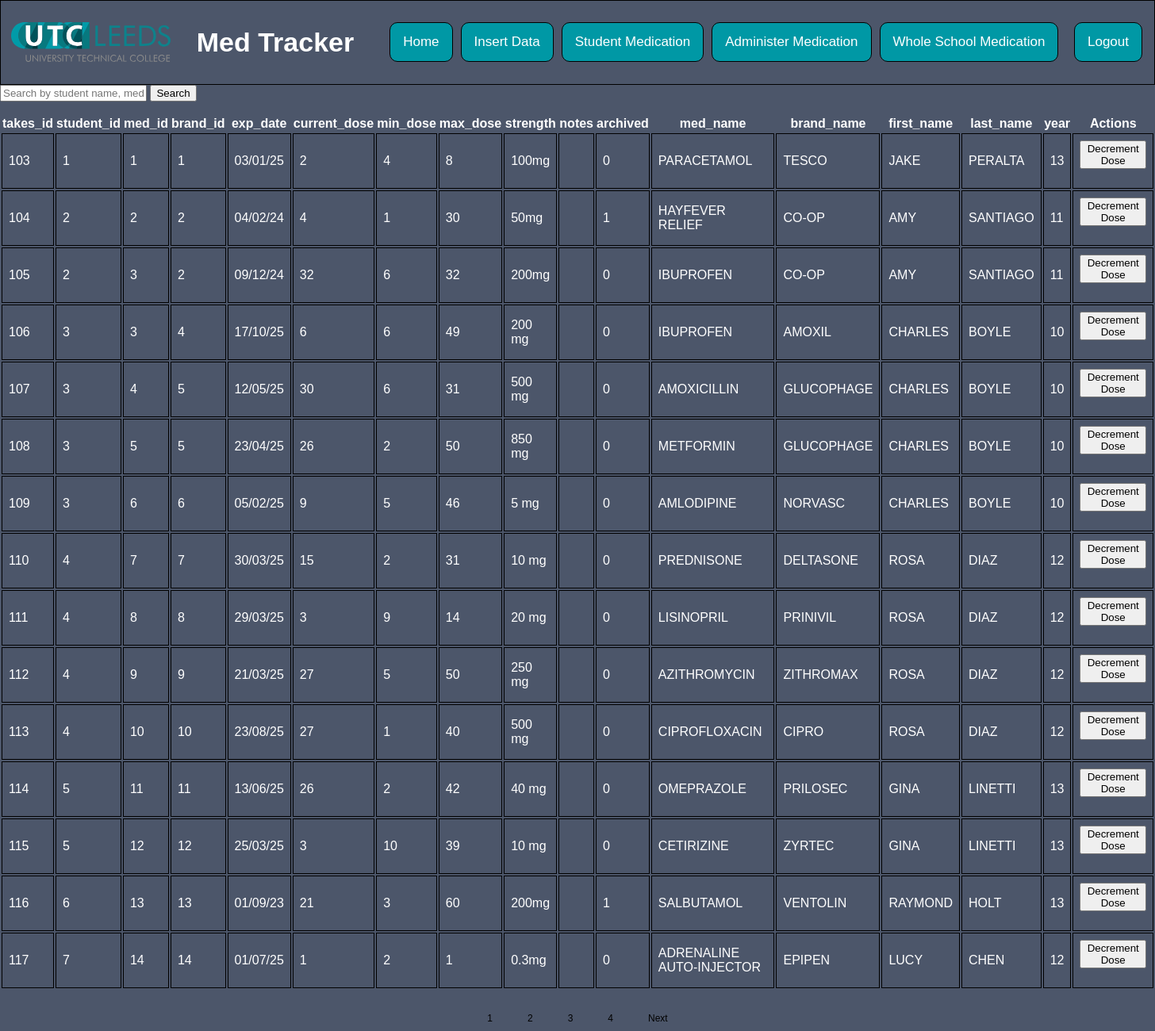
/bigtable/bigtable.php, run on the app's committed database.
### tables this page shows
CREATE TABLE `takes` (
  `takes_id` int(10) UNSIGNED NOT NULL,
  `student_id` int(11) NOT NULL,
  `med_id` int(11) NOT NULL,
  `brand_id` int(11) NOT NULL,
  `exp_date` int(11) NOT NULL,
  `current_dose` int(11) NOT NULL,
  `min_dose` int(11) NOT NULL,
  `max_dose` int(11) NOT NULL,
  `strength` text NOT NULL,
  `notes` text NOT NULL,
  `archived` tinyint(1) NOT NULL DEFAULT 0
);

CREATE TABLE `med` (
  `med_id` int(10) UNSIGNED NOT NULL,
  `med_name` text NOT NULL
);

CREATE TABLE `brand` (
  `brand_id` int(10) UNSIGNED NOT NULL,
  `brand_name` text NOT NULL
);

CREATE TABLE `students` (
  `student_id` int(10) UNSIGNED NOT NULL,
  `first_name` text NOT NULL,
  `last_name` text NOT NULL,
  `year` text NOT NULL
);

### bigtable/bigtable.php (the view, shortened to what this page needs)
<link rel="stylesheet" href="../style.css">
<body>
<div class="container">
    <div class="navbar">
        <img id="logo" src="../assets/UTCLeeds.svg" alt="UTC Leeds">
        <h1 id="med_tracker">Med Tracker</h1>
        <ul>
            <li><a href="../dashboard/dashboard.php">Home</a></li>
            <li><a href="../insert_data/insert_data.php">Insert Data</a></li>
            <li><a href="../bigtable/bigtable.php">Student Medication</a></li>
            <li><a href="../administer/administer.html">Administer Medication</a></li>
            <li><a href="../whole_school/whole_school.php">Whole School Medication</a></li>
            <li class="logout"><a>Logout</a></li>
        </ul>
    </div>
    <div id="search-bar">
        <form method="GET" action="">
            <input
                    type="text"
                    name="search"
                    placeholder="Search by student name, medication, or brand"
                    value="<?php echo htmlspecialchars(isset($_GET['search']) ? $_GET['search'] : ''); ?>"
            >
            <button type="submit">Search</button>
        </form>
    </div>
    <?php
    include "../server/db_connect.php";
    $results_per_page = 15;
    $page = isset($_GET['page']) ? intval($_GET['page']) : 1;
    $start_from = ($page - 1) * $results_per_page;
    $search_term = isset($_GET['search']) ? trim($_GET['search']) : '';
    try {
        $total_sql = "SELECT COUNT(*) AS total_records FROM takes INNER JOIN med ON takes.med_id = med.med_id INNER JOIN brand ON takes.brand_id = brand.brand_id INNER JOIN students ON takes.student_id = students.student_id WHERE CONCAT(students.first_name, ' ', students.last_name) LIKE :search OR med.med_name LIKE :search OR brand.brand_name LIKE :search";
        $total_stmt = $conn->prepare($total_sql);
        $search_param = '%' . $search_term . '%';
        $total_stmt->bindParam(':search', $search_param, PDO::PARAM_STR);
        $total_stmt->execute();
        $total_records = $total_stmt->fetch(PDO::FETCH_ASSOC)['total_records'];
        $total_pages = ceil($total_records / $results_per_page);
        $sql = "SELECT takes.*, med.med_name, brand.brand_name, students.first_name, students.last_name, students.year FROM takes INNER JOIN med ON takes.med_id = med.med_id INNER JOIN brand ON takes.brand_id = brand.brand_id INNER JOIN students ON takes.student_id = students.student_id WHERE CONCAT(students.first_name, ' ', students.last_name) LIKE :search OR med.med_name LIKE :search OR brand.brand_name LIKE :search LIMIT :limit OFFSET :offset";
        $stmt = $conn->prepare($sql);
        $stmt->bindParam(':search', $search_param, PDO::PARAM_STR);
        $stmt->bindParam(':limit', $results_per_page, PDO::PARAM_INT);
        $stmt->bindParam(':offset', $start_from, PDO::PARAM_INT);
        $stmt->execute();
        $results = $stmt->fetchAll(PDO::FETCH_ASSOC);
        echo "<div id ='bigt'>";
        if ($results) {
            echo "<table>";
            echo "<tr>";
            foreach (array_keys($results[0]) as $header) {
                echo "<th>" . htmlspecialchars($header) . "</th>";
            }
            echo "<th>Actions</th>";
            echo "</tr>";
            foreach ($results as $row) {
                echo "<tr>";
                foreach ($row as $key => $value) {
                    if ($key === 'exp_date' && is_numeric($value)) {
                        $value = date('d/m/y', $value);
                    }
                    echo "<td>" . htmlspecialchars($value) . "</td>";
                }
                echo "<td>
                            <form method='POST' action=''>
                                <input type='hidden' name='takes_id' value='" . htmlspecialchars($row['takes_id']) . "'>
                                <button type='submit' name='decrement' " . ($row['current_dose'] <= 0 ? "disabled" : "") . ">
                                    Decrement Dose
                                </button>
                            </form>
                        </td>";
                echo "</tr>";
            }
            echo "</table>";
        } else {
            echo "No records found.";
        }
        echo "</div>";
        echo "<div class='pagination'>";
        for ($i = 1; $i <= $total_pages; $i++) {
            if ($i == $page) {
                echo "<span>$i</span>";
            } else {
                echo "<a href='?search=" . urlencode($search_term) . "&page=$i'>$i</a>";
            }
        }
        if ($page < $total_pages) {
            echo "<a href='?search=" . urlencode($search_term) . "&page=" . ($page + 1) . "'>Next</a>";
        }
        echo "</div>";
    } catch (PDOException $e) {
        die("Database error: " . $e->getMessage());
    }
    ?>
</div>
</body>

### style.css (style rules this page uses)
body { height: 100%; width: 100%; margin: 0; padding: 0; box-sizing: border-box; font-weight: 400; background: #4C566A; color: white; }
.container { font-family: "Poppins", sans-serif; width: 100%; margin: 0; padding: 0; font-size: 16px; }
.navbar { display: flex; align-items: center; border: 1px solid black; width: 100%; padding: 10px; justify-content: flex-start; text-decoration: none; list-style: none; margin-top: 0; box-sizing: border-box; overflow: hidden; font-size: 17px; }
.navbar ul { display: flex; flex-grow: 1; margin: 0; list-style: none; align-items: center; }
.navbar ul li { margin: 0 5px; padding: 0; display: inline-block; align-items: center; }
.navbar ul li a { display: inline-block; color: white; text-decoration: none; padding: 14px 16px; font-size: 100%; border: 1px solid black; border-radius: 10px; background-color: #0098a5; transition: background-color 0.3s, color 0.3s; }
.navbar ul li.logout { margin-left: auto; }
#logo { padding: 3px; width: 14%; margin-right: 30px; display: block; }
.logout { margin-left: auto; margin-right: 10px; display: flex; align-items: center; }
.notification_table th, td { border: 1px solid black; padding: 8px; text-align: left; }
.pagination { display: flex; justify-content: center; align-items: center; gap: 10px; margin: 20px 0; }
.pagination a, .pagination span { color: black; padding: 8px 16px; text-decoration: none; font-size: 12px; border: 1px solid transparent; border-radius: 5px; text-align: center; }
.pagination span { margin: 0; }

### data on the page
takes: takes_id "103", student "1", med "1", brand "1", exp_date "03/01/25", current_dose "2", min_dose "4", max_dose "8", strength "100mg", archived "0", med.med_name "PARACETAMOL", brand.brand_name "TESCO", student.first_name "JAKE", student.last_name "PERALTA", student.year "13"
takes: takes_id "104", student "2", med "2", brand "2", exp_date "04/02/24", current_dose "4", min_dose "1", max_dose "30", strength "50mg", archived "1", med.med_name "HAYFEVER RELIEF", brand.brand_name "CO-OP", student.first_name "AMY", student.last_name "SANTIAGO", student.year "11"
takes: takes_id "105", student "2", med "3", brand "2", exp_date "09/12/24", current_dose "32", min_dose "6", max_dose "32", strength "200mg", archived "0", med.med_name "IBUPROFEN", brand.brand_name "CO-OP", student.first_name "AMY", student.last_name "SANTIAGO", student.year "11"
takes: takes_id "106", student "3", med "3", brand "4", exp_date "17/10/25", current_dose "6", min_dose "6", max_dose "49", strength "200 mg", archived "0", med.med_name "IBUPROFEN", brand.brand_name "AMOXIL", student.first_name "CHARLES", student.last_name "BOYLE", student.year "10"
takes: takes_id "107", student "3", med "4", brand "5", exp_date "12/05/25", current_dose "30", min_dose "6", max_dose "31", strength "500 mg", archived "0", med.med_name "AMOXICILLIN", brand.brand_name "GLUCOPHAGE", student.first_name "CHARLES", student.last_name "BOYLE", student.year "10"
takes: takes_id "108", student "3", med "5", brand "5", exp_date "23/04/25", current_dose "26", min_dose "2", max_dose "50", strength "850 mg", archived "0", med.med_name "METFORMIN", brand.brand_name "GLUCOPHAGE", student.first_name "CHARLES", student.last_name "BOYLE", student.year "10"
takes: takes_id "109", student "3", med "6", brand "6", exp_date "05/02/25", current_dose "9", min_dose "5", max_dose "46", strength "5 mg", archived "0", med.med_name "AMLODIPINE", brand.brand_name "NORVASC", student.first_name "CHARLES", student.last_name "BOYLE", student.year "10"
takes: takes_id "110", student "4", med "7", brand "7", exp_date "30/03/25", current_dose "15", min_dose "2", max_dose "31", strength "10 mg", archived "0", med.med_name "PREDNISONE", brand.brand_name "DELTASONE", student.first_name "ROSA", student.last_name "DIAZ", student.year "12"
takes: takes_id "111", student "4", med "8", brand "8", exp_date "29/03/25", current_dose "3", min_dose "9", max_dose "14", strength "20 mg", archived "0", med.med_name "LISINOPRIL", brand.brand_name "PRINIVIL", student.first_name "ROSA", student.last_name "DIAZ", student.year "12"
takes: takes_id "112", student "4", med "9", brand "9", exp_date "21/03/25", current_dose "27", min_dose "5", max_dose "50", strength "250 mg", archived "0", med.med_name "AZITHROMYCIN", brand.brand_name "ZITHROMAX", student.first_name "ROSA", student.last_name "DIAZ", student.year "12"
takes: takes_id "113", student "4", med "10", brand "10", exp_date "23/08/25", current_dose "27", min_dose "1", max_dose "40", strength "500 mg", archived "0", med.med_name "CIPROFLOXACIN", brand.brand_name "CIPRO", student.first_name "ROSA", student.last_name "DIAZ", student.year "12"
takes: takes_id "114", student "5", med "11", brand "11", exp_date "13/06/25", current_dose "26", min_dose "2", max_dose "42", strength "40 mg", archived "0", med.med_name "OMEPRAZOLE", brand.brand_name "PRILOSEC", student.first_name "GINA", student.last_name "LINETTI", student.year "13"
takes: takes_id "115", student "5", med "12", brand "12", exp_date "25/03/25", current_dose "3", min_dose "10", max_dose "39", strength "10 mg", archived "0", med.med_name "CETIRIZINE", brand.brand_name "ZYRTEC", student.first_name "GINA", student.last_name "LINETTI", student.year "13"
takes: takes_id "116", student "6", med "13", brand "13", exp_date "01/09/23", current_dose "21", min_dose "3", max_dose "60", strength "200mg", archived "1", med.med_name "SALBUTAMOL", brand.brand_name "VENTOLIN", student.first_name "RAYMOND", student.last_name "HOLT", student.year "13"
takes: takes_id "117", student "7", med "14", brand "14", exp_date "01/07/25", current_dose "1", min_dose "2", max_dose "1", strength "0.3mg", archived "0", med.med_name "ADRENALINE AUTO-INJECTOR", brand.brand_name "EPIPEN", student.first_name "LUCY", student.last_name "CHEN", student.year "12"

### other printed values
$header "takes_id"
$header "student_id"
$header "med_id"
$header "brand_id"
$header "exp_date"
$header "current_dose"
$header "min_dose"
$header "max_dose"
$header "strength"
$header "notes"
$header "archived"
$header "med_name"
$header "brand_name"
$header "first_name"
$header "last_name"
